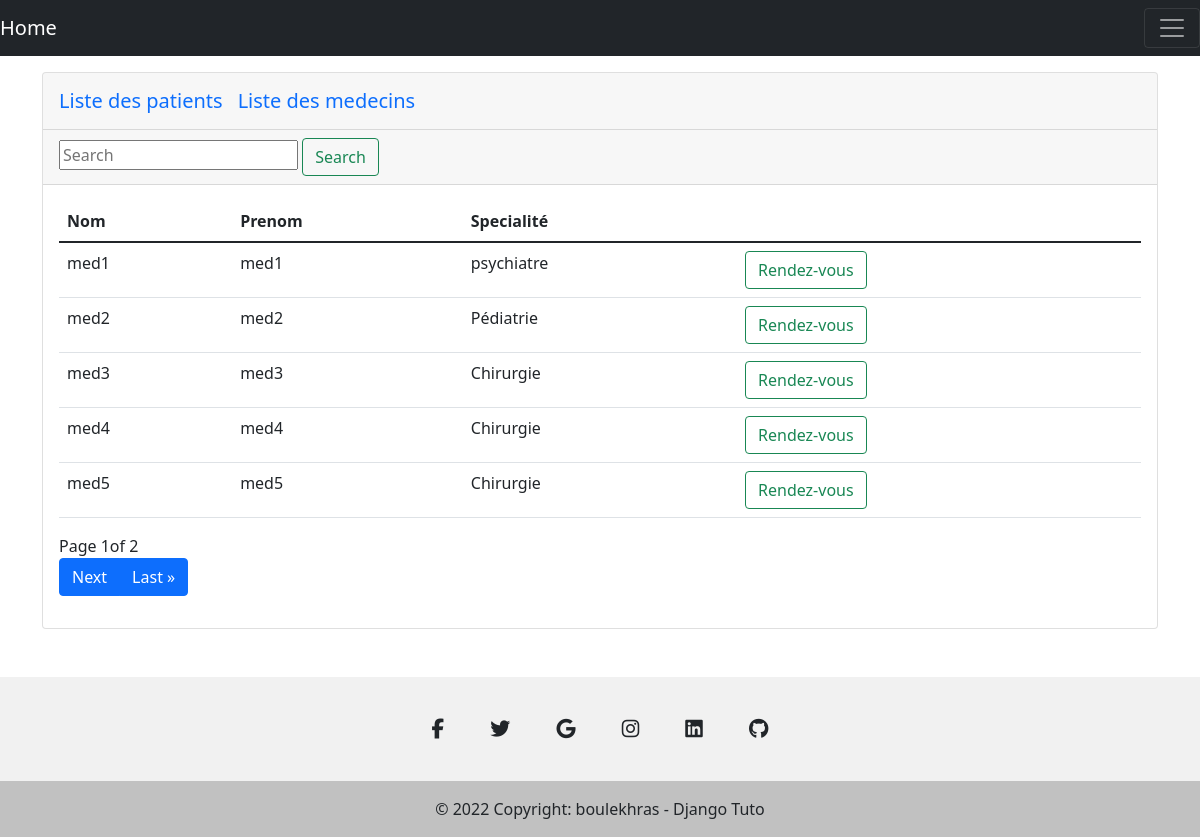
Page /medecin on the committed database.
### boulekhras_fadwa/models.py (models this page shows, shortened)
class Medecin(models.Model):
    nom = models.CharField(max_length=30)
    prenom = models.CharField(max_length=30)
    specialite = models.CharField(max_length=35)

### boulekhras_fadwa/views.py (the view)
# urls.py: path('medecin', views.medecins),
def medecins(request):
    medecins = Medecin.objects.all()
    p = Paginator(Medecin.objects.all(), 5)
    page = request.GET.get('page')
    medecins_list = p.get_page(page)
    return render(request, 'medecin.html', {'medecins': medecins,'medecins_list':medecins_list})

### boulekhras_fadwa/templates/medecin.html (shortened to what this page needs)
{% extends 'layout.html' %}
{% block content %}
    <div class="card mt-3">
        <div class="card-header">
            <div class="input-group">
                <a class="navbar-brand" href="/hopital">Liste des patients </a>
                <a class="navbar-brand" href="#">Liste des medecins </a>
            </div>
        </div>
        <div class="card-header">
            <div class="input-group">
              <div class="form-outline">
                  <form  action="/hopital/searchMed" method="POST" >
        <input type="text" name="q" placeholder="Search ">
        <button type="submit"   class="btn btn-outline-success">Search</button>
      </form>
            </div>
        </div>
        </div>
        <div class="card-body">
            <table class="table table-hover">
        <thead>
            <tr>
              <th scope="col">Nom</th>
              <th scope="col">Prenom</th>
              <th scope="col">Specialité</th>
              <th></th>
            </tr>
          </thead>
          <tbody>
            {% for m in medecins_list %}
            <tr>
              <td>{{m.nom}}</td>
              <td>{{m.prenom}}</td>
              <td>{{m.specialite}}</td>
              <td><a href="/hopital/rendez_vous/{{ m.id }}" class="btn btn-outline-success">Rendez-vous</a></td>
            </tr>
          {% endfor %}
          </tbody>
            </table>
           <span >Page {{medecins_list.number}}of {{medecins_list.paginator.num_pages}}</span>
              <ul class="pagination">
                        {% if medecins_list.has_next %}
                        <li class="page-item active"><a class="page-link" href="?page={{medecins_list.next_page_number}}" >Next</a></li>
				        <li class="page-item active"><a class="page-link" href="?page={{medecins_list.paginator.num_pages}}" >Last &raquo</a></li>
                        {% endif %}
              </ul>
        </div>
    </div>
{% endblock content %}

### boulekhras_fadwa/templates/layout.html
{% include 'includes/header.html' %}
    <div class="container">
    {% block content %}
    {% endblock content %}
    </div>
{% include 'includes/footer.html' %}

### boulekhras_fadwa/templates/includes/header.html (shortened to what this page needs)
<!doctype html>
<html lang="en">
  <head>
    <link href="https://cdn.jsdelivr.net/npm/bootstrap@5.1.3/dist/css/bootstrap.min.css" rel="stylesheet">
  </head>
  <body class="ml-2">
<nav class="navbar navbar-dark bg-dark">
  <a class="navbar-brand" href="/hopital">Home</a>
  <button class="navbar-toggler" type="button" data-toggle="collapse" data-target="#navbarNavDropdown" aria-controls="navbarNavDropdown" aria-expanded="false" aria-label="Toggle navigation">
    <span class="navbar-toggler-icon"></span>
  </button>
</nav>

### boulekhras_fadwa/templates/includes/footer.html (shortened to what this page needs)
<footer class="text-center text-white mt-5" style="background-color: #f1f1f1;">
  <div class="container pt-4">
    <section class="mb-4">
      <a
        class="btn btn-link btn-floating btn-lg text-dark m-1"
        href="#!"
        role="button"
        data-mdb-ripple-color="dark"
        ><i class="fab fa-facebook-f"></i
      ></a>
      <a
        class="btn btn-link btn-floating btn-lg text-dark m-1"
        href="#!"
        role="button"
        data-mdb-ripple-color="dark"
        ><i class="fab fa-twitter"></i
      ></a>
      <a
        class="btn btn-link btn-floating btn-lg text-dark m-1"
        href="#!"
        role="button"
        data-mdb-ripple-color="dark"
        ><i class="fab fa-google"></i
      ></a>
      <a
        class="btn btn-link btn-floating btn-lg text-dark m-1"
        href="#!"
        role="button"
        data-mdb-ripple-color="dark"
        ><i class="fab fa-instagram"></i
      ></a>
      <a
        class="btn btn-link btn-floating btn-lg text-dark m-1"
        href="#!"
        role="button"
        data-mdb-ripple-color="dark"
        ><i class="fab fa-linkedin"></i
      ></a>
      <a
        class="btn btn-link btn-floating btn-lg text-dark m-1"
        href="#!"
        role="button"
        data-mdb-ripple-color="dark"
        ><i class="fab fa-github"></i
      ></a>
    </section>
  </div>
  <div class="text-center text-dark p-3" style="background-color: rgba(0, 0, 0, 0.2);">
    © 2022 Copyright: boulekhras - Django Tuto
  </div>
</footer>
  </body>
</html>

### rows in the picture
Medecin: nom "med1", prenom "med1", specialite "psychiatre"
Medecin: nom "med2", prenom "med2", specialite "Pédiatrie"
Medecin: nom "med3", prenom "med3", specialite "Chirurgie"
Medecin: nom "med4", prenom "med4", specialite "Chirurgie"
Medecin: nom "med5", prenom "med5", specialite "Chirurgie"

### other values in the picture
{{ medecins_list.number }} "1"
{{ medecins_list.paginator.num_pages }} "2"
